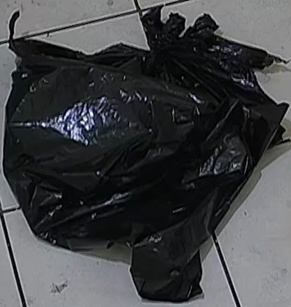
#> input picture innova-ai-investigation-runtime/resources/examples/query.jpg, 291 x 307 px
$ python -i color_rules.py   (imports and definitions only)
#> lines starting #> are read from the running program, lines starting #| are printed output that depends on the picture; after the words box and inside, x2 and y2 are one past the last pixel; in counts of white or black regions, pixels touching at a corner belong together
#> further down, picture is the input picture: shape (307, 291, 3); mean B, G, R 69.9, 67.5, 66
from __future__ import annotations

import cv2
import numpy as np


SUPPORTED_COLORS = {"white", "black", "gray", "grey", "silver", "red", "blue", "green", "yellow"}


def _crop_region(image: np.ndarray, region: str) -> np.ndarray:
    """Return the part of a crop that best represents the requested rule.

    For a person shirt rule, the top half is usually more useful than the
    whole body because pants/shoes/background can dominate the color.
    """
#> called with region = 'full'

    if image.size == 0:
        return image
    height, width = image.shape[:2]
#> height = 307; width = 291
    if region == "upper":
        return image[: max(1, int(height * 0.55)), :]
    if region == "center":
        x1 = int(width * 0.15)
        x2 = int(width * 0.85)
        y1 = int(height * 0.15)
        y2 = int(height * 0.85)
        return image[y1:y2, x1:x2]
    if region == "vehicle_body":
        # Most vehicle crops include road, plants, wheels and black bumpers near
        # the bottom. For color rules we favor the upper/middle body panels,
        # accepting that this may miss some odd angles but reduces false colors.
        x1 = int(width * 0.08)
        x2 = int(width * 0.92)
        y1 = int(height * 0.12)
        y2 = int(height * 0.68)
        return image[y1:y2, x1:x2]
    return image


def _valid_pixel_mask(hsv: np.ndarray, gray: np.ndarray) -> np.ndarray:
    """Ignore extreme highlights/shadows that often come from glare or windows."""

    saturation = hsv[:, :, 1]
    value = hsv[:, :, 2]
    return (value > 10) & ~((gray > 248) & (saturation < 8))


def _color_mask(hsv: np.ndarray, gray: np.ndarray, color: str) -> np.ndarray:
    color_key = color.strip().lower()
    if color_key == "grey":
        color_key = "gray"
    hue = hsv[:, :, 0]
    sat = hsv[:, :, 1]
    val = hsv[:, :, 2]

    if color_key == "white":
        return (gray > 168) & (sat < 78)
    if color_key == "black":
        return (gray < 72) & (val < 92)
    if color_key in {"gray", "silver"}:
        # Gray and silver are low-saturation colors. Silver tends to be brighter
        # than gray, but camera exposure can blur that line, so both overlap.
        if color_key == "silver":
            return (sat < 58) & (gray >= 132) & (gray <= 205)
        return (sat < 62) & (gray >= 72) & (gray <= 155)
    if color_key == "red":
        return ((hue < 10) | (hue > 170)) & (sat > 70) & (val > 55)
    if color_key == "blue":
        return (hue > 90) & (hue < 135) & (sat > 55) & (val > 45)
    if color_key == "green":
        return (hue > 35) & (hue < 90) & (sat > 55) & (val > 45)
    if color_key == "yellow":
        return (hue > 18) & (hue < 38) & (sat > 65) & (val > 65)
    return np.zeros(gray.shape, dtype=bool)


def color_profile(image_bgr: np.ndarray, *, region: str = "full") -> dict[str, object]:
    """Return explainable color scores for a crop.

    The scores are intentionally transparent. They are not a neural classifier,
    but they let us tune the rules using real CCTV examples from each property.
    """

    crop = _crop_region(image_bgr, region)
    if crop.size == 0:
        return {"dominant_color": "", "scores": {}, "valid_pixel_ratio": 0.0}

    # A small blur reduces compression noise from RTSP streams.
    crop = cv2.GaussianBlur(crop, (5, 5), 0)
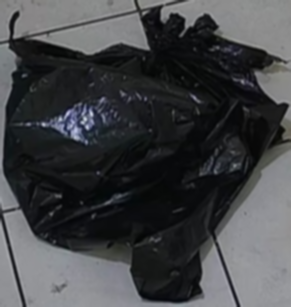
#> crop: shape (307, 291, 3); mean B, G, R 69.9, 67.5, 66

    hsv = cv2.cvtColor(crop, cv2.COLOR_BGR2HSV)
#> hsv: shape (307, 291, 3); mean H, S, V 95.1, 28.2, 70.2
    gray = cv2.cvtColor(crop, cv2.COLOR_BGR2GRAY)
    valid_mask = _valid_pixel_mask(hsv, gray)
#> in _valid_pixel_mask, `saturation = hsv[:, :, 1]`:
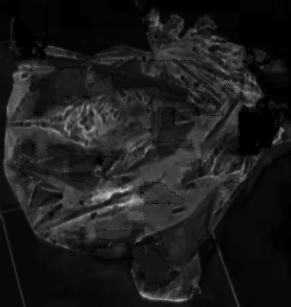
#> saturation: shape (307, 291); min 0, max 198, mean 28.2
#> in _valid_pixel_mask, `return (value > 10) & ~((gray > 248) & (saturation < 8))`:
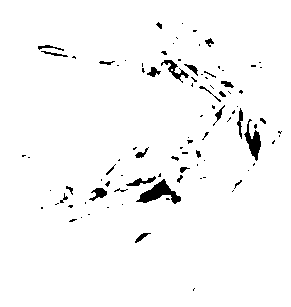
#> returned value: shape (307, 291) bool; 97.2% white; 95 black regions (65 under 20 px), largest, box (x1, y1, x2, y2) and area: (136, 179, 181, 204) 469, (244, 119, 261, 161) 300, (161, 60, 189, 83) 177
    valid_count = max(1, int(np.count_nonzero(valid_mask)))
#> valid_count = 86822

    scores: dict[str, float] = {}
    for color in ("white", "black", "gray", "silver", "red", "blue", "green", "yellow"):
        mask = _color_mask(hsv, gray, color) & valid_mask
        scores[color] = round(float(np.count_nonzero(mask)) / float(valid_count), 4)
#> this loop made 8 passes
#> pass 1, in _color_mask, `hue = hsv[:, :, 0]`:
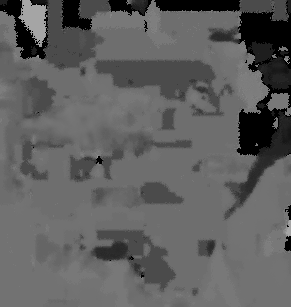
#> hue: shape (307, 291); min 0, max 165, mean 95.1
#> pass 1, in color_profile, `mask = _color_mask(hsv, gray, color) & valid_mask`:
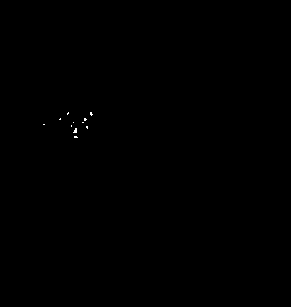
#> mask: shape (307, 291) bool; 0.06% white in thin lines or dots, all inside (x1, y1, x2, y2) = (43, 112, 93, 138)
#> pass 2, in color_profile, `mask = _color_mask(hsv, gray, color) & valid_mask`:
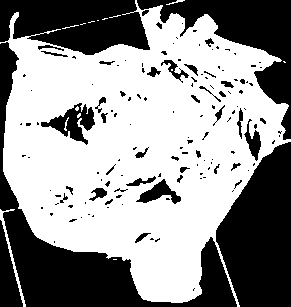
#> mask: shape (307, 291) bool; 58.2% white; 144 black regions (99 under 20 px), largest, box (x1, y1, x2, y2) and area: (0, 42, 237, 307) 10955, (216, 142, 291, 307) 8896, (0, 0, 150, 55) 6271
#> pass 3, in color_profile, `mask = _color_mask(hsv, gray, color) & valid_mask`:
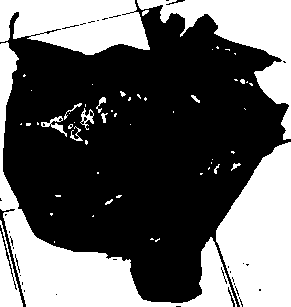
#> mask: shape (307, 291) bool; 38.1% white; 57 white regions (39 under 20 px), largest, box (x1, y1, x2, y2) and area: (0, 42, 237, 307) 10843, (216, 142, 291, 307) 8852, (0, 0, 150, 55) 6271
#> after the loop: mask: shape (307, 291) bool; every value is 0
#> after the loop, scores = {'white': 0.0006, 'black': 0.599, 'gray': 0.392, 'silver': 0.312, 'red': 0, 'blue': 0.0182, 'green': 0, 'yellow': 0}

    dominant_color = _dominant_color(scores)
#> dominant_color = 'black'
    return {
        "dominant_color": dominant_color,
        "scores": scores,
        "valid_pixel_ratio": round(float(valid_count) / float(max(1, gray.size)), 4),
    }


def _dominant_color(scores: dict[str, float]) -> str:
    if not scores:
        return ""
    # Neutral CCTV colors are noisy. Prefer white when a large part of the
    # vehicle is bright/low saturation, otherwise shadows turn white vehicles
    # into false gray/black events.
    if scores.get("white", 0.0) >= 0.28:
        return "white"
    if scores.get("black", 0.0) >= 0.42:
        return "black"
    chromatic = {key: scores.get(key, 0.0) for key in ("red", "blue", "green", "yellow")}
    chromatic_color = max(chromatic, key=chromatic.get)
    if chromatic[chromatic_color] >= 0.28:
        return chromatic_color
    if scores.get("silver", 0.0) >= scores.get("gray", 0.0):
        return "silver"
    return max(scores, key=scores.get)


def color_match_score(image_bgr: np.ndarray, color: str, *, region: str = "full") -> float:
    """Return an approximate 0..1 score for a color inside an image crop."""

    color_key = color.strip().lower()
    if color_key == "grey":
        color_key = "gray"
    profile = color_profile(image_bgr, region=region)
    scores = profile.get("scores") or {}
    return float(scores.get(color_key, 0.0))


def looks_like_color(
    image_bgr: np.ndarray,
    color: str,
    *,
    region: str = "full",
    threshold: float = 0.18,
) -> tuple[bool, float, dict[str, object]]:
    """Return whether the crop matches a target color, score and diagnostics."""

    profile = color_profile(image_bgr, region=region)
    color_key = color.strip().lower()
    if color_key == "grey":
        color_key = "gray"
    scores = profile.get("scores") or {}
    score = float(scores.get(color_key, 0.0))
    return score >= threshold, round(score, 4), profile

>>> import cv2
>>> picture = cv2.imread('../../../resources/examples/query.jpg')
>>> result = color_profile(picture)
#> result = 3 items
